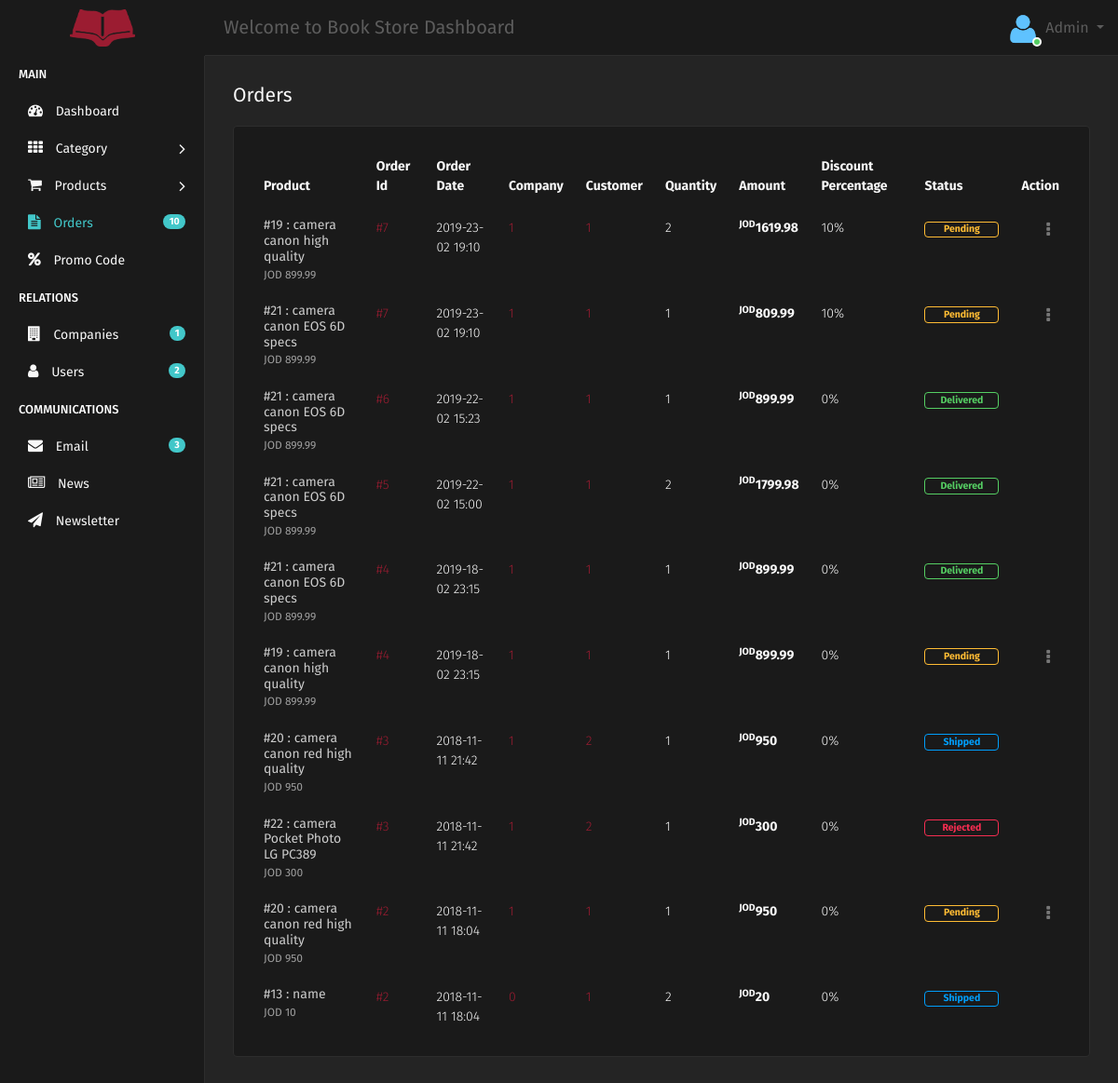
The app's page /Admin/orders.php (signed in) with its own data.
### tables this page shows
CREATE TABLE `orders` (
  `ID` int(11) NOT NULL,
  `ORDER_ID` int(11) NOT NULL,
  `USER_ID` int(11) NOT NULL,
  `PRODUCT_ID` int(11) NOT NULL,
  `QUANTITY` int(11) NOT NULL,
  `AMOUNT` text NOT NULL,
  `DISCOUNT_PERCENTAGE` int(11) NOT NULL,
  `TIME` text NOT NULL,
  `STATUS` text NOT NULL
);

CREATE TABLE `products` (
  `ID` int(11) NOT NULL,
  `CATEGORY` int(11) NOT NULL,
  `SUB_CATEGORY` int(11) NOT NULL,
  `COMPANY` int(11) NOT NULL,
  `NAME` text NOT NULL,
  `PRICE` text NOT NULL,
  `OLD_PRICE` text NOT NULL,
  `DESCRIPTION` text NOT NULL,
  `STATUS` text NOT NULL
);

### Admin/orders.php (the view, shortened to what this page needs)
<!DOCTYPE html>
<html>
<?php include ("include/head.php");?>
<body>
    <div class="main-wrapper">
<?php include ("include/header.php");?>
<?php $active = "orders"; include ("include/sidebar.php");?>
        <div class="page-wrapper">
            <div class="content container-fluid">
                <div class="row">
                    <div class="col-sm-12">
                        <h4 class="page-title">Orders</h4>
                    </div>
                </div>
                <div class="row">
                    <div class="col-md-12">
                        <div class="card-box">
							<div class="table-responsive">
								<table class="table table-inbox m-b-0">
                                <thead>
                                    <tr>
                                        <th>Product</th>
                                        <th>Order Id</th>
                                        <th>Order Date</th>
										<th>Company</th>
                                        <th>Customer</th>
                                        <th>Quantity</th>
                                        <th>Amount</th>
										<th>Discount Percentage</th>
                                        <th>Status</th>
                                        <th class="text-right">Action</th>
                                    </tr>
                                </thead>
                                <tbody>
						<?php
						include("php/connect.php");
						$query = "SELECT * FROM `orders` ORDER BY `ID` DESC";
							$result = $link->query($query);
							while($array = $result->fetch_array()){
								$order_id = $array["ORDER_ID"];
								$user_id = $array["USER_ID"];
								$product_id = $array["PRODUCT_ID"];
								$quantity = $array["QUANTITY"];
								$amount = $array["AMOUNT"];
								$discount_percentage = $array["DISCOUNT_PERCENTAGE"];
								$time = $array["TIME"];
								$status = $array["STATUS"];
								$query1 = "SELECT * FROM `products`	WHERE `ID`=$product_id ";
								$result1 = $link->query($query1);
								$array1 = $result1->fetch_array();
								$name = $array1["NAME"];
								$price = $array1["PRICE"];
								$company_id = $array1["COMPANY"];
								echo'
                                    <tr>
                                        <td>
                                            <div class="product-det">
                                                <h2><a href="../single-product.php?product_id='.$product_id.'">#'.$product_id.' : '.$name.'</a> <span>JOD '.$price.'</span></h2>
                                            </div>
                                        </td>
                                        <td><a href="#">#'.$order_id.'</a></td>
                                        <td>'.$time.'</td>
										<td><a href="company.php?company_id='.$company_id.'">'.$company_id.'</a></td>
                                        <td><a href="users.php?user_id='.$user_id.'">'.$user_id.'</a></td>
                                        <td>'.$quantity.'</td>
                                        <td><p class="price-sup"><sup>JOD</sup>'.$amount.'</p></td>
										<td>'.$discount_percentage.'%</td>';
										if($status == 'pending'){
											echo'
										<td>
											<span class="badge badge-warning-border">Pending</span>
										</td>
										<td class="text-right">
                                            <div class="dropdown dropdown-action">
                                                <a href="#" class="action-icon dropdown-toggle" data-toggle="dropdown" aria-expanded="false"><i class="fa fa-ellipsis-v"></i></a>
                                                <div class="dropdown-menu dropdown-menu-right">
                                                    <a class="dropdown-item"
														href="php/orders.php?action=shipped&product_id='.$product_id.'&order_id='.$order_id.'&user_id='.$user_id.'">
														<i class="fa fa-pencil m-r-5"></i>Shipped
													</a>
                                                    <a class="dropdown-item"
														href="php/orders.php?action=rejected&product_id='.$product_id.'&order_id='.$order_id.'&user_id='.$user_id.'">
														<i class="fa fa-trash-o m-r-5"></i>Rejected
													</a>
                                                </div>
                                            </div>
                                        </td>
										';}else{
										if($status == 'shipped'){
											echo'
										<td>
											<span class="badge badge-info-border">Shipped</span>
										</td>
										';}else if($status == 'rejected'){
											echo'
										<td>
											<span class="badge badge-danger-border">Rejected</span>
										</td>
										';}else if($status == 'delivered'){
										echo'
										<td>
											<span class="badge badge-success-border">Delivered</span>
										</td>
										';}
										echo'
										<td></td>
										';
										}
								echo'
                                    </tr>';
							}
						?>
                                </tbody>
								</table>
							</div>
                        </div>
                    </div>
                </div>
            </div>
        </div>
    </div>
</body>
</html>

### Admin/include/head.php (shortened to what this page needs)
<html lang="">
<head>
    <link rel="stylesheet" type="text/css" href="assets/css/bootstrap.min.css">
    <link rel="stylesheet" type="text/css" href="assets/css/font-awesome.min.css">
    <link rel="stylesheet" type="text/css" href="assets/css/style.css">
</head>

### Admin/include/header.php (shortened to what this page needs)
<html lang="">
        <div class="header">
            <div class="header-left">
                <a href="../home.php" class="logo">
                    <img src="assets/img/logo4.png" width="70"height="40" alt="logo">
                </a>
            </div>
            <div class="page-title-box pull-left">
                <h3>Welcome to Book Store Dashboard</h3>
            </div>
            <ul class="nav user-menu pull-right">
                <li class="nav-item dropdown has-arrow">
                    <a href="#" class="dropdown-toggle nav-link user-link" data-toggle="dropdown">
                        <span class="user-img">
							<img class="rounded-circle" src="assets/img/propic.png" width="40" alt="Admin">
							<span class="status online"></span>
						</span>
						<span>Admin</span>
                    </a>
                </li>
            </ul>
        </div>

### Admin/include/sidebar.php (shortened to what this page needs)
<html lang="">
    <div class="sidebar" id="sidebar">
        <div class="sidebar-inner slimscroll">
            <div id="sidebar-menu" class="sidebar-menu">
                <ul>
                    <li class="menu-title">Main</li>
                    <li class='<?php echo($active == "dashboard")? 'active':'' ?>'>
                        <a href="dashboard.php"><i class="fa fa-dashboard"></i> Dashboard</a>
                    </li>
					<li class="submenu">
                        <a href="#"><i class="fa fa-th" aria-hidden="true"></i> <span> Category</span> <span class="menu-arrow"></span></a>
                    </li>
					<li class="submenu">
                        <a href="#"><i class="fa fa-shopping-cart" aria-hidden="true"></i> <span> Products</span> <span class="menu-arrow"></span></a>
                    </li>
					<li class='<?php echo($active == "orders")? 'active':'' ?>'>
                        <a href="orders.php"><i class="fa fa-file-text"></i> Orders
							<span class="badge badge-pill bg-primary pull-right">
								<?php
								include("php/connect.php");
								$query = "SELECT * FROM `orders`";
								$result = $link->query($query);
								$counter_order = 0;
								while($array = $result->fetch_array()){
									$counter_order++;
								}
								echo $counter_order;
								?>
							</span>
						</a>
                    </li>
					<li class='<?php echo($active == "promocode")? 'active':'' ?>'>
                        <a href="promocode.php"><i class="fa fa-percent"></i> Promo Code</a>
                    </li>
					<li class="menu-title">Relations</li>
					<li class='<?php echo($active == "company")? 'active':'' ?>'>
                        <a href="company.php"><i class="fa fa-building"></i> Companies
							<span class="badge badge-pill bg-primary pull-right">
								<?php
								$query = "SELECT COUNT(`ID`) as 'company' FROM `company` WHERE `STATUS`='accepted'";
								$result = $link->query($query);
								$array = $result->fetch_array();
								echo $array["company"];
								?>
							</span>
						</a>
                    </li>
					<li class='<?php echo($active == "users")? 'active':'' ?>'>
                        <a href="users.php"><i class="fa fa-user"></i> Users
							<span class="badge badge-pill bg-primary pull-right">
								<?php
								$query = "SELECT * FROM `user_information`";
								$result = $link->query($query);
								$counter_user = 0;
								while($array = $result->fetch_array()){
									$counter_user++;
								}
								echo $counter_user;
								?>
							</span>
						</a>
                    </li>
					<li class="menu-title">Communications</li>
					<li class='<?php echo($active == "email")? 'active':'' ?>'>
                        <a href="email.php"><i class="fa fa-envelope"></i> Email
							<span class="badge badge-pill bg-primary pull-right">
								<?php
								$query = "SELECT * FROM `contact`";
								$result = $link->query($query);
								$counter = 0;
								while($array = $result->fetch_array()){
									$counter++;
								}
								echo $counter;
								?>
							</span>
						</a>
                    </li>
					<li class='<?php echo($active == "news")? 'active':'' ?>'>
                        <a href="news.php"><i class="fa fa-newspaper-o"></i> News</a>
                    </li>
					<li class='<?php echo($active == "newsletter")? 'active':'' ?>'>
                        <a href="newsletter.php"><i class="fa fa-paper-plane"></i> Newsletter</a>
                    </li>
                </ul>
            </div>
        </div>
    </div>

### records on screen
orders: PRODUCT_ID "19", PRODUCT_ID.NAME "camera canon high quality", PRODUCT_ID.PRICE "899.99", ORDER_ID "7", TIME "2019-23-02 19:10", PRODUCT_ID.COMPANY "1", USER_ID "1", QUANTITY "2", AMOUNT "1619.98", DISCOUNT_PERCENTAGE "10"
orders: PRODUCT_ID "21", PRODUCT_ID.NAME "camera canon EOS 6D specs", PRODUCT_ID.PRICE "899.99", ORDER_ID "7", TIME "2019-23-02 19:10", PRODUCT_ID.COMPANY "1", USER_ID "1", QUANTITY "1", AMOUNT "809.99", DISCOUNT_PERCENTAGE "10"
orders: PRODUCT_ID "21", PRODUCT_ID.NAME "camera canon EOS 6D specs", PRODUCT_ID.PRICE "899.99", ORDER_ID "6", TIME "2019-22-02 15:23", PRODUCT_ID.COMPANY "1", USER_ID "1", QUANTITY "1", AMOUNT "899.99", DISCOUNT_PERCENTAGE "0", STATUS "Delivered"
orders: PRODUCT_ID "21", PRODUCT_ID.NAME "camera canon EOS 6D specs", PRODUCT_ID.PRICE "899.99", ORDER_ID "5", TIME "2019-22-02 15:00", PRODUCT_ID.COMPANY "1", USER_ID "1", QUANTITY "2", AMOUNT "1799.98", DISCOUNT_PERCENTAGE "0", STATUS "Delivered"
orders: PRODUCT_ID "21", PRODUCT_ID.NAME "camera canon EOS 6D specs", PRODUCT_ID.PRICE "899.99", ORDER_ID "4", TIME "2019-18-02 23:15", PRODUCT_ID.COMPANY "1", USER_ID "1", QUANTITY "1", AMOUNT "899.99", DISCOUNT_PERCENTAGE "0", STATUS "Delivered"
orders: PRODUCT_ID "19", PRODUCT_ID.NAME "camera canon high quality", PRODUCT_ID.PRICE "899.99", ORDER_ID "4", TIME "2019-18-02 23:15", PRODUCT_ID.COMPANY "1", USER_ID "1", QUANTITY "1", AMOUNT "899.99", DISCOUNT_PERCENTAGE "0"
orders: PRODUCT_ID "20", PRODUCT_ID.NAME "camera canon red high quality", PRODUCT_ID.PRICE "950", ORDER_ID "3", TIME "2018-11-11 21:42", PRODUCT_ID.COMPANY "1", USER_ID "2", QUANTITY "1", AMOUNT "950", DISCOUNT_PERCENTAGE "0", STATUS "Shipped"
orders: PRODUCT_ID "22", PRODUCT_ID.NAME "camera Pocket Photo LG PC389", PRODUCT_ID.PRICE "300", ORDER_ID "3", TIME "2018-11-11 21:42", PRODUCT_ID.COMPANY "1", USER_ID "2", QUANTITY "1", AMOUNT "300", DISCOUNT_PERCENTAGE "0", STATUS "Rejected"
orders: PRODUCT_ID "20", PRODUCT_ID.NAME "camera canon red high quality", PRODUCT_ID.PRICE "950", ORDER_ID "2", TIME "2018-11-11 18:04", PRODUCT_ID.COMPANY "1", USER_ID "1", QUANTITY "1", AMOUNT "950", DISCOUNT_PERCENTAGE "0"
orders: PRODUCT_ID "13", PRODUCT_ID.NAME "name", PRODUCT_ID.PRICE "10", ORDER_ID "2", TIME "2018-11-11 18:04", PRODUCT_ID.COMPANY "0", USER_ID "1", QUANTITY "2", AMOUNT "20", DISCOUNT_PERCENTAGE "0", STATUS "Shipped"

### other values on screen
$counter_order "10"
$array["company"] "1"
$counter_user "2"
$counter "3"
